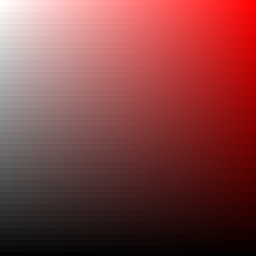
Frame 1 (no input)
Frame 60 (the mouse pressed at the canvas centre just before this capture): identical to frame 1, image omitted
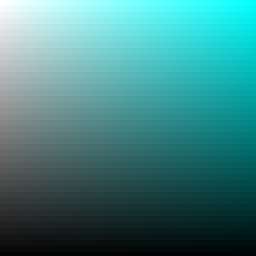
Frame 120 (the mouse held since frame 60 and released just before this capture)

The Processing sketch that drew these frames (run headless with seeded random() and noise(); from frame 60 on, the mouse is pressed at the canvas centre):

// Processing sketch: color_wheel
// ── color_wheel.pde
void setup(){
  size(256,256);
}

void draw(){
  for(int x=0; x<256; x++){
    for(int y=0; y<256; y++){
      colorMode(HSB,256);
      stroke(mouseX,x,height-y);
      rect(x,y,5,5);
      y=y+5;
    }
  }
}
